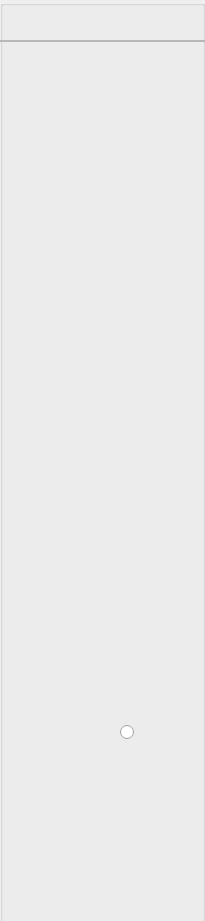
<?xml version="1.0" encoding="UTF-8"?>
<ui version="4.0">
 <class>GBSNaviData</class>
 <widget class="QWidget" name="GBSNaviData">
  <property name="geometry">
   <rect>
    <x>0</x>
    <y>0</y>
    <width>205</width>
    <height>921</height>
   </rect>
  </property>
  <property name="windowTitle">
   <string>Form</string>
  </property>
  <widget class="QGroupBox" name="verticalNavi">
   <property name="geometry">
    <rect>
     <x>0</x>
     <y>0</y>
     <width>205</width>
     <height>931</height>
    </rect>
   </property>
   <property name="title">
    <string/>
   </property>
   <widget class="QLabel" name="imgTheme">
    <property name="geometry">
     <rect>
      <x>10</x>
      <y>720</y>
      <width>101</width>
      <height>24</height>
     </rect>
    </property>
    <property name="text">
     <string/>
    </property>
   </widget>
   <widget class="QRadioButton" name="radioButton">
    <property name="geometry">
     <rect>
      <x>120</x>
      <y>720</y>
      <width>72</width>
      <height>24</height>
     </rect>
    </property>
    <property name="text">
     <string/>
    </property>
   </widget>
   <widget class="QLabel" name="imgAvator">
    <property name="geometry">
     <rect>
      <x>10</x>
      <y>780</y>
      <width>48</width>
      <height>48</height>
     </rect>
    </property>
    <property name="styleSheet">
     <string notr="true"/>
    </property>
    <property name="text">
     <string/>
    </property>
   </widget>
   <widget class="QLabel" name="lblHelloMessage">
    <property name="geometry">
     <rect>
      <x>70</x>
      <y>780</y>
      <width>76</width>
      <height>17</height>
     </rect>
    </property>
    <property name="font">
     <font>
      <pointsize>12</pointsize>
     </font>
    </property>
    <property name="text">
     <string/>
    </property>
   </widget>
   <widget class="QLabel" name="lblNickName">
    <property name="geometry">
     <rect>
      <x>70</x>
      <y>800</y>
      <width>76</width>
      <height>17</height>
     </rect>
    </property>
    <property name="font">
     <font>
      <pointsize>10</pointsize>
     </font>
    </property>
    <property name="text">
     <string/>
    </property>
   </widget>
   <widget class="QLabel" name="lblNaviTitle">
    <property name="geometry">
     <rect>
      <x>4</x>
      <y>10</y>
      <width>201</width>
      <height>24</height>
     </rect>
    </property>
    <property name="text">
     <string/>
    </property>
   </widget>
   <widget class="QFrame" name="spliteLine">
    <property name="geometry">
     <rect>
      <x>0</x>
      <y>40</y>
      <width>205</width>
      <height>2</height>
     </rect>
    </property>
    <property name="styleSheet">
     <string notr="true">color:green;</string>
    </property>
    <property name="frameShape">
     <enum>QFrame::Shape::StyledPanel</enum>
    </property>
    <property name="frameShadow">
     <enum>QFrame::Shadow::Raised</enum>
    </property>
   </widget>
   <widget class="QWidget" name="verticalLayoutWidget">
    <property name="geometry">
     <rect>
      <x>0</x>
      <y>40</y>
      <width>211</width>
      <height>661</height>
     </rect>
    </property>
    <layout class="QVBoxLayout" name="verticalLayout"/>
   </widget>
  </widget>
 </widget>
 <resources/>
 <connections/>
</ui>
